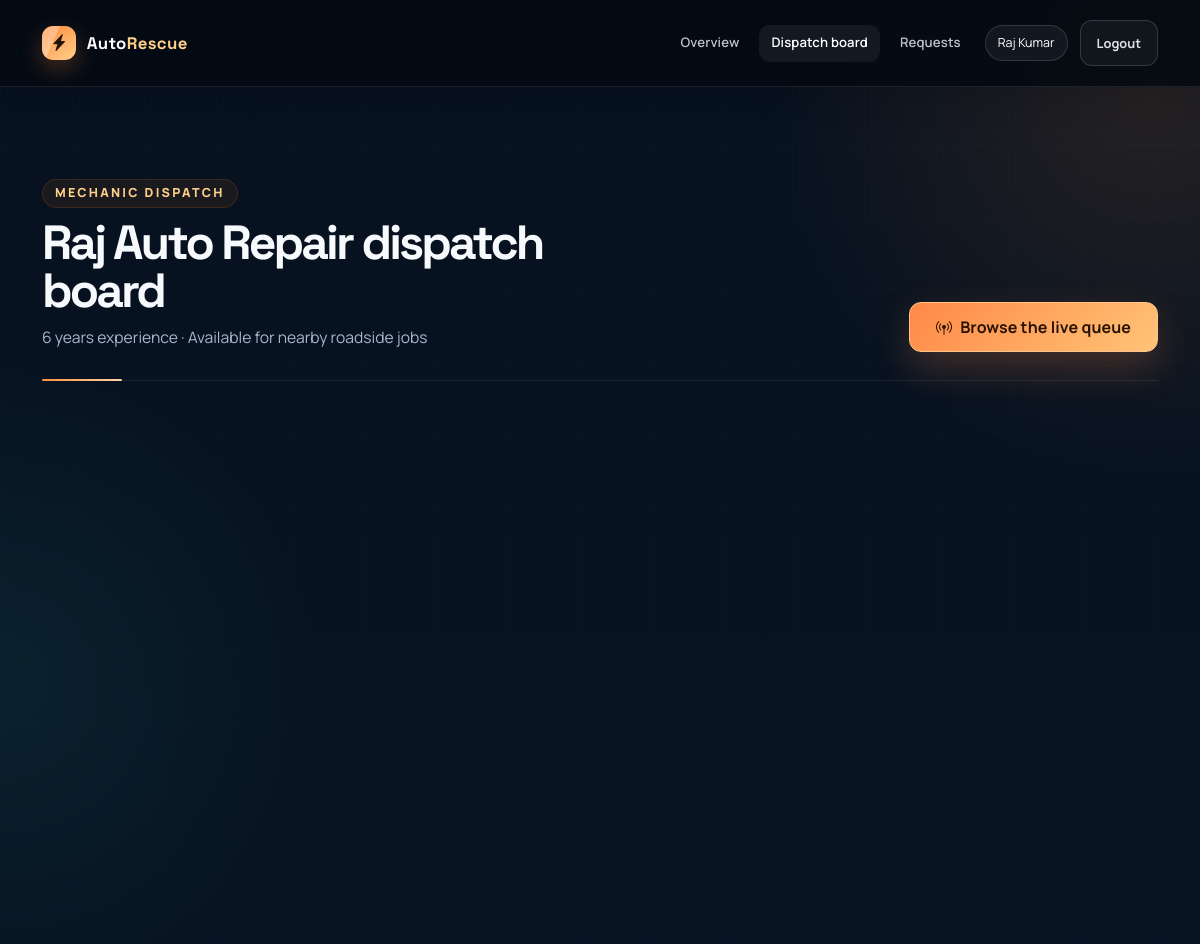
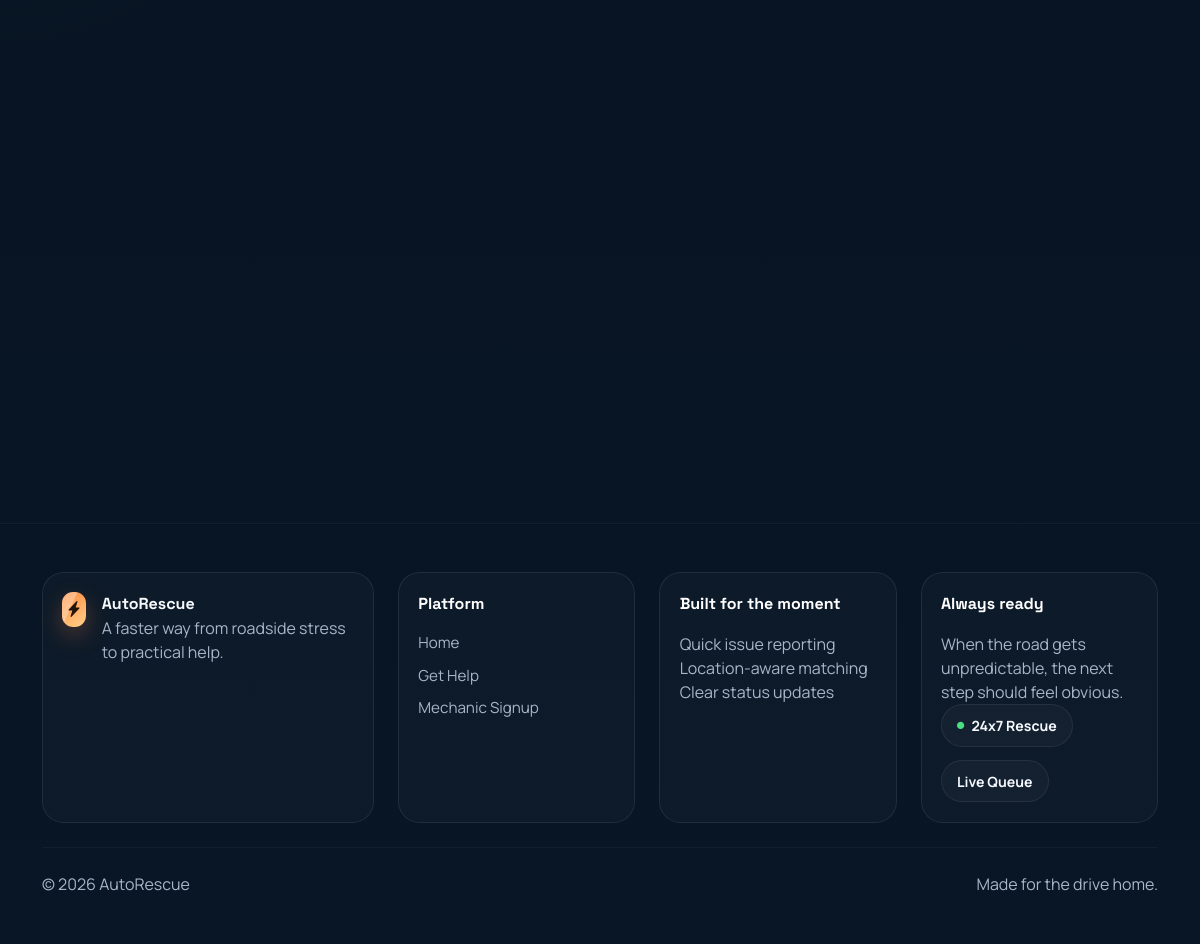
Screenshot of /mechanic-dashboard (signed in) with the database file from the repository (2 pictures, top to bottom).
### models/users.py (models this page shows, shortened)
class User(db.Model):
    __tablename__ = "users"
    id = db.Column(db.Integer, primary_key=True)
    name = db.Column(db.String(100), nullable=False)
    email = db.Column(db.String(100), unique=True, nullable=False, index=True)
    mobile = db.Column(db.String(15), nullable=False)
    password = db.Column(db.String(255), nullable=False)
    role = db.Column(db.String(20), nullable=False, default='customer')
    created_at = db.Column(db.DateTime, default=datetime.utcnow)
    updated_at = db.Column(db.DateTime, default=datetime.utcnow, onupdate=datetime.utcnow)

### models/mechanic.py (models this page shows, shortened)
class Mechanic(db.Model):
    __tablename__ = "mechanics"
    id = db.Column(db.Integer, primary_key=True)
    user_id = db.Column(db.Integer, db.ForeignKey('users.id'), unique=True, nullable=False, index=True)
    shop_name = db.Column(db.String(100), nullable=False)
    experience = db.Column(db.Integer, default=0)
    latitude = db.Column(db.Float, nullable=False)
    longitude = db.Column(db.Float, nullable=False)
    availability = db.Column(db.String(20), default='Available', index=True)
    rating = db.Column(db.Float, default=0.0)
    created_at = db.Column(db.DateTime, default=datetime.utcnow)
    updated_at = db.Column(db.DateTime, default=datetime.utcnow, onupdate=datetime.utcnow)

### app.py (the view)
@app.route("/mechanic-dashboard")
@login_required
@role_required("mechanic")
def mechanic_dashboard():
    user = get_current_user()
    mechanic = Mechanic.query.filter_by(user_id=user.id).first()
    pending_requests = (
        ServiceRequest.query.filter_by(status="Pending")
        .order_by(ServiceRequest.created_at.desc())
        .all()
    )
    network_stats = build_request_stats(ServiceRequest.query.order_by(ServiceRequest.created_at.desc()).all())
    enriched_requests = [serialize_request(item, mechanic, include_customer=True) for item in pending_requests[:6]]
    return render_template(
        "mechanic_dashboard.html",
        user=user,
        mechanic=mechanic,
        requests=enriched_requests,
        stats=network_stats,
    )

### app.py (called while the page is built)
@app.context_processor
def inject_layout_context():
    return {"current_year": datetime.utcnow().year}

def get_current_user():
    user_id = session.get("user_id")
    if not user_id:
        return None
    return db.session.get(User, user_id)

def login_required(view_func):
    @wraps(view_func)
    def wrapped_view(*args, **kwargs):
        user = get_current_user()
        if not user:
            session.clear()
            if wants_json_response():
                return json_error("Please log in to continue.", 401, redirect_url=url_for("login"))
            return redirect(url_for("login"))
        return view_func(*args, **kwargs)
    return wrapped_view

def role_required(role):
    def decorator(view_func):
        @wraps(view_func)
        def wrapped_view(*args, **kwargs):
            user = get_current_user()
            if not user:
                session.clear()
                if wants_json_response():
                    return json_error("Please log in to continue.", 401, redirect_url=url_for("login"))
                return redirect(url_for("login"))
            if user.role != role:
                abort(403)
            return view_func(*args, **kwargs)
        return wrapped_view
    return decorator

def build_request_stats(requests):
    stats = {
        "total": len(requests),
        "pending": 0,
        "accepted": 0,
        "completed": 0,
    }
    for service_request in requests:
        status_key = service_request.status.lower()
        if status_key in stats:
            stats[status_key] += 1
    return stats

### templates/mechanic_dashboard.html (shortened to what this page needs)
{% extends "base.html" %}
{% block body_class %}dashboard-page{% endblock %}
{% block content %}
<section class="section-space">
    <div class="container">
        <div class="page-heading">
            <div>
                <span class="eyebrow">Mechanic dispatch</span>
                <h1>{{ mechanic.shop_name if mechanic else user.name }} dispatch board</h1>
                <p>{% if mechanic %}{{ mechanic.experience }} years experience &middot; {{ mechanic.availability }} for nearby roadside jobs{% else %}Complete your mechanic profile to improve route accuracy.{% endif %}</p>
            </div>
            <a href="{{ url_for('available_requests') }}" class="btn btn-rescue-primary"><i class="bi bi-broadcast-pin"></i> Browse the live queue</a>
        </div>
        <div class="row g-4">
            <div class="col-md-6 col-xl-3">
            </div>
            <div class="col-md-6 col-xl-3">
            </div>
            <div class="col-md-6 col-xl-3">
            </div>
            <div class="col-md-6 col-xl-3">
            </div>
        </div>
        <div class="row g-4 mt-1">
            <div class="col-lg-4">
            </div>
            <div class="col-lg-8">
            </div>
        </div>
    </div>
</section>
{% endblock %}

### templates/includes/header.html (shortened to what this page needs)
<nav class="topbar navbar navbar-expand-lg navbar-dark">
    <div class="container">
        <a class="navbar-brand brand-mark" href="{{ url_for('home') }}" aria-label="AutoRescue home">
            <span class="brand-badge"><i class="bi bi-lightning-charge-fill"></i></span>
            <span>Auto<span>Rescue</span></span>
        </a>
        <div class="collapse navbar-collapse" id="topNav">
            <ul class="navbar-nav ms-auto align-items-lg-center gap-lg-2">
                <li class="nav-item">
                    <a class="nav-link {% if request.endpoint == 'home' %}active{% endif %}" href="{{ url_for('home') }}">Overview</a>
                </li>
                {% if session.get('user_id') %}
                <li class="nav-item">
                    {% if session.get('user_role') == 'customer' %}
                    <a class="nav-link {% if request.endpoint == 'customer_dashboard' %}active{% endif %}" href="{{ url_for('customer_dashboard') }}">My dashboard</a>
                    {% elif session.get('user_role') == 'mechanic' %}
                    <a class="nav-link {% if request.endpoint in ['mechanic_dashboard', 'available_requests'] %}active{% endif %}" href="{{ url_for('mechanic_dashboard') }}">Dispatch board</a>
                    {% elif session.get('user_role') == 'admin' %}
                    <a class="nav-link {% if request.endpoint == 'admin_dashboard' %}active{% endif %}" href="{{ url_for('admin_dashboard') }}">Command center</a>
                    {% endif %}
                </li>
                <li class="nav-item">
                    <a class="nav-link {% if request.endpoint in ['view_requests', 'request_service', 'available_requests'] %}active{% endif %}" href="{{ url_for('view_requests') }}">Requests</a>
                </li>
                <li class="nav-item"><span class="user-pill">{{ session.get('user_name') }}</span></li>
                <li class="nav-item"><a class="btn btn-ghost nav-logout" href="{{ url_for('logout') }}">Logout</a></li>
                {% endif %}
            </ul>
        </div>
    </div>
</nav>

### rows the page displays
User: get "Raj Kumar"
Mechanic: shop_name "Raj Auto Repair", experience "6", availability "Available"
